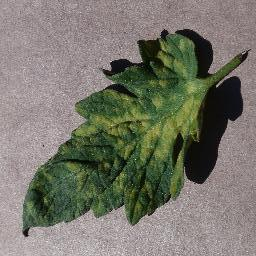
#> input picture archive/tomato/train/Tomato___Leaf_Mold/Tomato___Leaf_Mold_original_7e0d709c-7399-4cad-84d4-892854831ee7___Crnl_L.Mold 6694.JPG_5fb13b4f-a9e6-4514-949d-09586706e3c6.JPG, 256 x 256 px, given as the content of the folder archive/tomato/train/Tomato___Early_blight, which was not available
$ jupyter execute --allow-errors p3.ipynb   (older library calls are emulated)   (text cells are left out)
#> lines starting #> are read from the running program, lines starting #| are printed output that depends on the picture; after the words box and inside, x2 and y2 are one past the last pixel; in counts of white or black regions, pixels touching at a corner belong together; pictures that were not available may be replaced by others from this repository, and a replacement may not be noted
[cell 1]
import os
import cv2 as cv
import matplotlib.pyplot as plt
import numpy as np
import pandas as pd
from sklearn.model_selection import train_test_split, cross_val_predict
from sklearn.metrics import accuracy_score, classification_report
from skimage.feature import graycomatrix, graycoprops
from scipy.stats import entropy
from sklearn.ensemble import RandomForestClassifier
from sklearn.svm import SVC
from sklearn.neighbors import KNeighborsClassifier
from sklearn.metrics import accuracy_score, precision_score, recall_score, f1_score, confusion_matrix, classification_report
from sklearn.metrics import (confusion_matrix, ConfusionMatrixDisplay)
import seaborn as sns

[cell 2]
data = []
labels = []
file_name = []

path_dataset = "archive/tomato/train/"

target_classes = [
    "Tomato___Early_blight",
    "Tomato___Septoria_leaf_spot",
    "Tomato___healthy"
]

for sub_folder in target_classes:
    path_sub_folder = os.path.join(path_dataset, sub_folder)

    sub_folder_files = os.listdir(path_sub_folder)

    for i, filename in enumerate(sub_folder_files):
        img_path = os.path.join(path_sub_folder, filename)
        img = cv.imread(img_path)
#> img is the input picture: shape (256, 256, 3); mean B, G, R 106.6, 118.2, 119.1

        if img is not None:
            img = img.astype(np.uint8)

            data.append(img)
            labels.append(sub_folder)
            file_name.append(filename)

data = np.array(data, dtype=object)
labels = np.array(labels)

[cell 3]
def convolution(img, kernel):
    size = kernel.shape[0]
    pad_size = size // 2
    padded = np.pad(img, pad_size, mode='constant')
    canvas = np.zeros_like(img, dtype=np.float32)
    height, width = img.shape

    for i in range(height):
        for j in range(width):
            region = padded[i:i+size, j:j+size]
            canvas[i, j] = np.sum(region * kernel)

    return canvas

kernelSmoothing = np.array([
    [1/10, 1/10, 1/10],
    [1/10, 1/5,  1/10],
    [1/10, 1/10, 1/10]
], dtype=np.float32)

kernelSharpening = np.array([
    [ 0, -1,  0],
    [-1,  5, -1],
    [ 0, -1,  0]
], dtype=np.float32)

def edge(img, kernelx, kernely):
    gx = convolution(img, kernelx)
    gy = convolution(img, kernely)
    canvas = np.zeros_like(img, dtype=np.float32)
    canvas = np.abs(gx) + np.abs(gy)
    canvas = canvas * 255.0 / np.max(canvas)
    return np.clip(canvas, 0, 255).astype(np.uint8)

def gabung_tepi(*edges):
    gabungan = np.zeros_like(edges[0], dtype=np.float32)
    for e in edges:
        gabungan += e.astype(np.float32)
    gabungan = gabungan * 255.0 / np.max(gabungan)
    return np.clip(gabungan, 0, 255).astype(np.uint8)

sobelx = np.array([[-1, 0, 1],
                   [-2, 0, 2],
                   [-1, 0, 1]],dtype=np.float32)
sobely = np.array([[1, 2, 1],
                   [0, 0, 0],
                   [-1, -2, -1]], dtype=np.float32)

prewittx = np.array([[-1, 0, 1],
                      [-1, 0, 1],
                      [-1, 0, 1]], dtype=np.float32)
prewitty = np.array([[1, 1, 1],
                      [0, 0, 0],
                      [-1, -1, -1]], dtype=np.float32)

robertsx = np.array([[1, 0],
                     [0, -1]], dtype=np.float32)
robertsy = np.array([[0, 1],
                     [-1, 0]], dtype=np.float32)

[cell 4]
def filter(img, size, mode):
    height, width = img.shape
    pad = size // 2
    padded = np.pad(img, pad, mode='edge')
    canvas = np.zeros_like(img, dtype=np.uint8)

    match mode:
        case 'mean':
            area = size * size
            for i in range(height):
                for j in range(width):
                    region = padded[i:i+size, j:j+size]
                    canvas[i, j] = np.sum(region) // area

        case 'median':
            for i in range(height):
                for j in range(width):
                    region = padded[i:i+size, j:j+size]
                    region_flat = np.sort(region.ravel())
                    canvas[i, j] = region_flat[(size * size) // 2]

        case 'modus':
            for i in range(height):
                for j in range(width):
                    region = padded[i:i+size, j:j+size]
                    values = region.ravel()
                    count = {}
                    for val in values:
                        if val in count:
                            count[val] += 1
                        else:
                            count[val] = 1

                    max_count = 0
                    mode_val = 0
                    for val, freq in count.items():
                        if freq > max_count:
                            max_count = freq
                            mode_val = val

                    canvas[i, j] = mode_val

    return canvas

[cell 5]
def dilasi(image, kernel):
    height, width = image.shape
    k_height, k_width = kernel.shape
    center = k_height // 2
    hasil = np.zeros((height, width), dtype=np.uint8)

    for i in range(center, height - center):
        for j in range(center, width - center):
            if image[i, j] == 255:
                for k in range(k_height):
                    for l in range(k_width):
                        if kernel[k, l] == 1:
                            hasil[i + k - center, j + l - center] = 255
    return hasil

def erosi(image, kernel):
    height, width = image.shape
    k_height, k_width = kernel.shape
    center = k_height // 2
    hasil = np.zeros((height, width), dtype=np.uint8)

    for i in range(center, height - center):
        for j in range(center, width - center):
            cocok = True
            for k in range(k_height):
                for l in range(k_width):
                    if kernel[k, l] == 1 and image[i + k - center, j + l - center] == 0:
                        cocok = False
                        break
                if not cocok:
                    break
            if cocok:
                hasil[i, j] = 255
    return hasil

def gradient_morph(image, kernel):
    hasil_dilasi = dilasi(image, kernel)
    hasil_erosi = erosi(image, kernel)
    hasil_gradient = np.clip(hasil_dilasi.astype(np.int16) - hasil_erosi.astype(np.int16), 0, 255).astype(np.uint8)
    return hasil_gradient
data_p3 = []

kernel_3x3 = np.ones((3,3), dtype=np.uint8)

for idx in range(len(data)):
    img_bgr = data[idx].astype(np.uint8)

    img_hsv = cv.cvtColor(img_bgr, cv.COLOR_BGR2HSV)
    img_rgb = cv.cvtColor(img_bgr, cv.COLOR_BGR2RGB)

    tinggi, lebar = img_rgb.shape[:2]

    # =========================
    # TAHAP A: OUTLINE HSV
    # =========================
    mask_utuh = np.zeros((tinggi, lebar), dtype=np.uint8)

    for x in range(tinggi):
        for y in range(lebar):
            sat = img_hsv[x, y, 1]
            mask_utuh[x, y] = 255 if sat > 35 else 0

    mask_utuh_clean = filter(mask_utuh, 5, 'median')
    hasil_gradient = gradient_morph(mask_utuh_clean, kernel_3x3)

    # =========================
    # TAHAP B: REMOVE DISEASE
    # =========================
    mask_hapus_penyakit = np.zeros((tinggi, lebar), dtype=np.uint8)

    for x in range(tinggi):
        for y in range(lebar):
            r = int(img_rgb[x, y, 0])
            g = int(img_rgb[x, y, 1])
            b = int(img_rgb[x, y, 2])

            if (g > r + 10) and (g > b + 10):
                mask_hapus_penyakit[x, y] = 255

    mask_clean = filter(mask_hapus_penyakit, 5, 'median')

    daun_removed = np.zeros((tinggi, lebar, 3), dtype=np.uint8)

    for x in range(tinggi):
        for y in range(lebar):
            if mask_clean[x, y] == 255:
                daun_removed[x, y] = img_rgb[x, y]

    # =========================
    # TAHAP C: FINAL COMBINE
    # =========================
    gray = cv.cvtColor(daun_removed, cv.COLOR_RGB2GRAY)

    hasil_kombinasi = np.clip(
        gray.astype(np.int16) + hasil_gradient.astype(np.int16),
        0, 255
    ).astype(np.uint8)

    data_p3.append(hasil_kombinasi)
#> this loop made 3 passes
#> pass 1, in filter, `padded = np.pad(img, pad, mode='edge')`:
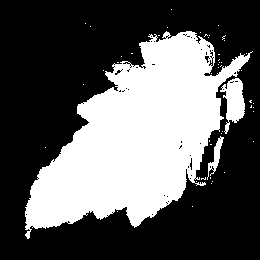
#> padded: shape (260, 260); 36.3% white; 49 white regions (46 under 20 px), largest, box (x1, y1, x2, y2) and area: (25, 31, 253, 239) 23471, (220, 78, 245, 134) 760, (207, 136, 224, 180) 230
#> pass 1, in gradient_morph, `hasil_dilasi = dilasi(image, kernel)`:
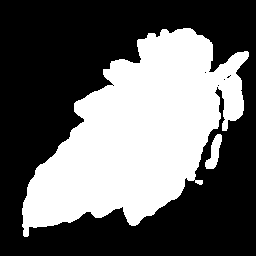
#> hasil_dilasi: shape (256, 256); 39.6% white; 2 white regions, box (x1, y1, x2, y2) and area: (22, 28, 249, 237) 25647, (205, 134, 222, 169) 309
#> after the loop:
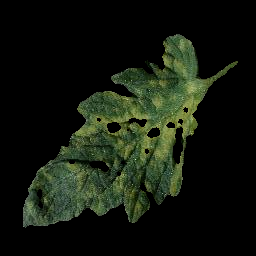
#> daun_removed: shape (256, 256, 3); mean R, G, B 19, 24.8, 14.3
#> after the loop:
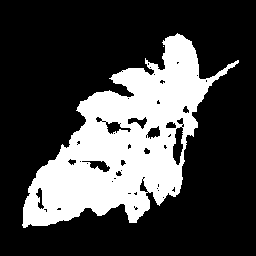
#> mask_hapus_penyakit: shape (256, 256); 27.3% white; 2 white regions (1 under 20 px), largest, box (x1, y1, x2, y2) and area: (22, 33, 239, 228) 17923
#> after the loop:
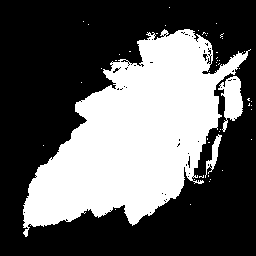
#> mask_utuh: shape (256, 256); 37.4% white; 49 white regions (46 under 20 px), largest, box (x1, y1, x2, y2) and area: (23, 29, 251, 237) 23471, (218, 76, 243, 132) 760, (205, 134, 222, 178) 230
#> after the loop:
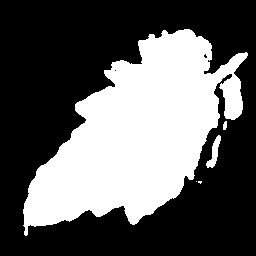
#> mask_utuh_clean: shape (256, 256); 37.4% white; 5 white regions (2 under 20 px), largest, box (x1, y1, x2, y2) and area: (23, 29, 248, 236) 24293, (206, 135, 221, 168) 207, (223, 121, 227, 130) 30
#> after the loop, data_p3 = 3 items

[cell 6]
for nama_kelas in target_classes:
    indeks_kelas = [i for i in range(len(labels)) if labels[i] == nama_kelas]

    fig, axes = plt.subplots(5, 10, figsize=(20, 10))
    judul_bersih = nama_kelas.replace("Tomato___", "").replace("_", " ")

    fig.suptitle(
        f"Sampling 50 Dataset Percobaan 3 (Edge + Morphology): {judul_bersih}",
        fontsize=24,
        fontweight='bold'
    )

    for i, ax in enumerate(axes.flat):
        if i < len(indeks_kelas):
            img_show = data_p3[indeks_kelas[i]]
            ax.imshow(img_show, cmap='gray')
        ax.axis('off')

    plt.tight_layout()
    plt.subplots_adjust(top=0.9)
    plt.show()
#> this loop made 3 passes
#> pass 2, `plt.show()`:
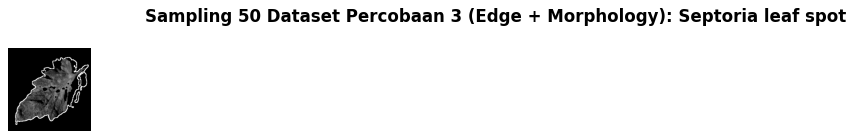
#> figure drawn by matplotlib, 1 panel

[cell 7]
# === 1. DEFINE FUNCTIONS SESUAI TEMPLATE ===
def glcm(image, derajat):
    if derajat == 0:
        angles = [0]
    elif derajat == 45:
        angles = [np.pi / 4]
    elif derajat == 90:
        angles = [np.pi / 2]
    elif derajat == 135:
        angles = [3 * np.pi / 4]
    else:
        raise ValueError("Invalid angle. It should be one of the following: 0, 45, 90, 135.")

    # --- PERBAIKAN DI SINI ---
    # Memaksa tipe data gambar menjadi uint8 agar skimage tidak error
    img_safe = image.astype(np.uint8)

    # Mengembalikan matrix glcm dari image
    glcm = graycomatrix(img_safe, [1], angles, 256, symmetric=True, normed=True)
    return glcm

def correlation(matriks):
    return graycoprops(matriks, 'correlation')[0, 0]

def dissimilarity(matriks):
    return graycoprops(matriks, 'dissimilarity')[0, 0]

def homogenity(matriks):
    return graycoprops(matriks, 'homogeneity')[0, 0]

def contrast(matriks):
    return graycoprops(matriks, 'contrast')[0, 0]

def ASM(matriks):
    return graycoprops(matriks, 'ASM')[0, 0]

def energy(matriks):
    return graycoprops(matriks, 'energy')[0, 0]

def entropyGlcm(matriks):
    return entropy(matriks.ravel())

# === 2. EXTRACT MATRIX GLCM UNTUK SETIAP DERAJAT ===
dataPreprocessed = data_p3  # Memetakan hasil preprocessing akhir lu ke template
#> dataPreprocessed = 3 items

Derajat0 = []
Derajat45 = []
Derajat90 = []
Derajat135 = []

for i in range(len(dataPreprocessed)):
    D0 = glcm(dataPreprocessed[i], 0)
    D45 = glcm(dataPreprocessed[i], 45)
    D90 = glcm(dataPreprocessed[i], 90)
    D135 = glcm(dataPreprocessed[i], 135)

    Derajat0.append(D0)
    Derajat45.append(D45)
    Derajat90.append(D90)
    Derajat135.append(D135)
#> this loop made 3 passes
#> pass 1, in glcm, `img_safe = image.astype(np.uint8)`:
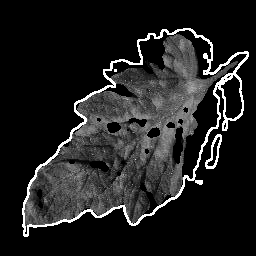
#> img_safe: shape (256, 256); min 0, max 255, mean 32.5
#> after the loop, Derajat0 = 3 items; Derajat135 = 3 items; Derajat45 = 3 items; Derajat90 = 3 items

# === 3. COPAS ARRAY PENAMPUNG DARI TEMPLATE ===
Kontras0, Kontras45, Kontras90, Kontras135 = [], [], [], []
dissimilarity0, dissimilarity45, dissimilarity90, dissimilarity135 = [], [], [], []
homogenity0, homogenity45, homogenity90, homogenity135 = [], [], [], []
entropy0, entropy45, entropy90, entropy135 = [], [], [], []
ASM0, ASM45, ASM90, ASM135 = [], [], [], []
energy0, energy45, energy90, energy135 = [], [], [], []
correlation0, correlation45, correlation90, correlation135 = [], [], [], []

# === 4. HITUNG PROPERTI TEKSTUR PER DERAJAT ===
for i in range(len(dataPreprocessed)):
    correlation0.append(correlation(Derajat0[i]))
    correlation45.append(correlation(Derajat45[i]))
    correlation90.append(correlation(Derajat90[i]))
    correlation135.append(correlation(Derajat135[i]))
#> after the loop, correlation0 = [0.789, 0.789, 0.789]; correlation135 = [0.76, 0.76, 0.76]; correlation45 = [0.681, 0.681, 0.681]; correlation90 = [0.817, 0.817, 0.817]

for i in range(len(dataPreprocessed)):
    Kontras0.append(contrast(Derajat0[i]))
    Kontras45.append(contrast(Derajat45[i]))
    Kontras90.append(contrast(Derajat90[i]))
    Kontras135.append(contrast(Derajat135[i]))
#> after the loop, Kontras0 = [1555.7, 1555.7, 1555.7]; Kontras135 = [1778.1, 1778.1, 1778.1]; Kontras45 = [2363.2, 2363.2, 2363.2]; Kontras90 = [1353.7, 1353.7, 1353.7]

for i in range(len(dataPreprocessed)):
    dissimilarity0.append(dissimilarity(Derajat0[i]))
    dissimilarity45.append(dissimilarity(Derajat45[i]))
    dissimilarity90.append(dissimilarity(Derajat90[i]))
    dissimilarity135.append(dissimilarity(Derajat135[i]))
#> after the loop, dissimilarity0 = [10.81, 10.81, 10.81]; dissimilarity135 = [12.3, 12.3, 12.3]; dissimilarity45 = [14.68, 14.68, 14.68]; dissimilarity90 = [9.92, 9.92, 9.92]

for i in range(len(dataPreprocessed)):
    homogenity0.append(homogenity(Derajat0[i]))
    homogenity45.append(homogenity(Derajat45[i]))
    homogenity90.append(homogenity(Derajat90[i]))
    homogenity135.append(homogenity(Derajat135[i]))
#> after the loop, homogenity0 = [0.716, 0.716, 0.716]; homogenity135 = [0.708, 0.708, 0.708]; homogenity45 = [0.699, 0.699, 0.699]; homogenity90 = [0.72, 0.72, 0.72]

for i in range(len(dataPreprocessed)):
    entropy0.append(entropyGlcm(Derajat0[i]))
    entropy45.append(entropyGlcm(Derajat45[i]))
    entropy90.append(entropyGlcm(Derajat90[i]))
    entropy135.append(entropyGlcm(Derajat135[i]))
#> after the loop, entropy0 = [3.37, 3.37, 3.37]; entropy135 = [3.42, 3.42, 3.42]; entropy45 = [3.45, 3.45, 3.45]; entropy90 = [3.35, 3.35, 3.35]

for i in range(len(dataPreprocessed)):
    ASM0.append(ASM(Derajat0[i]))
    ASM45.append(ASM(Derajat45[i]))
    ASM90.append(ASM(Derajat90[i]))
    ASM135.append(ASM(Derajat135[i]))
#> after the loop, ASM0 = [0.446, 0.446, 0.446]; ASM135 = [0.44, 0.44, 0.44]; ASM45 = [0.435, 0.435, 0.435]; ASM90 = [0.448, 0.448, 0.448]

for i in range(len(dataPreprocessed)):
    energy0.append(energy(Derajat0[i]))
    energy45.append(energy(Derajat45[i]))
    energy90.append(energy(Derajat90[i]))
    energy135.append(energy(Derajat135[i]))
#> after the loop, energy0 = [0.668, 0.668, 0.668]; energy135 = [0.663, 0.663, 0.663]; energy45 = [0.659, 0.659, 0.659]; energy90 = [0.669, 0.669, 0.669]

# === 5. WRITE THE EXTRACTION'S RESULTS TO CSV ===
dataTable = {
    'Filename': file_name,
    'Label': labels,
    'Contrast0': Kontras0, 'Contrast45': Kontras45, 'Contrast90': Kontras90, 'Contrast135': Kontras135,
    'Homogeneity0': homogenity0, 'Homogeneity45': homogenity45, 'Homogeneity90': homogenity90, 'Homogeneity135': homogenity135,
    'Dissimilarity0': dissimilarity0, 'Dissimilarity45': dissimilarity45, 'Dissimilarity90': dissimilarity90, 'Dissimilarity135': dissimilarity135,
    'Entropy0': entropy0, 'Entropy45': entropy45, 'Entropy90': entropy90, 'Entropy135': entropy135,
    'ASM0': ASM0, 'ASM45': ASM45, 'ASM90': ASM90, 'ASM135': ASM135,
    'Energy0': energy0, 'Energy45': energy45, 'Energy90': energy90, 'Energy135': energy135,
    'Correlation0': correlation0, 'Correlation45': correlation45, 'Correlation90': correlation90, 'Correlation135': correlation135,
}

df = pd.DataFrame(dataTable)
#> df = table of 3 rows and 30 columns
df.to_csv('hasil_ekstraksi_3.csv', index=False)

hasilEkstrak = pd.read_csv('hasil_ekstraksi_3.csv')
#> (reads hasil_ekstraksi_3.csv from the repository)
hasilEkstrak

[cell 8]
# Menghitung korelasi
correlation = hasilEkstrak.drop(columns=['Label','Filename']).corr()

# Menyaring fitur yang memiliki korelasi absolut lebih dari 0.95 dengan label
threshold = 0.95 # atur threshold ini untuk menentukan seberapa besar korelasi yang ingin disaring
selectionFeature = []
columns = np.full((correlation.shape[0],), True, dtype=bool)
for i in range(correlation.shape[0]):
	for j in range(i+1, correlation.shape[0]):
		if correlation.iloc[i,j] >= threshold:
			if columns[j]:
				columns[j] = False
select = hasilEkstrak.drop(columns=['Label','Filename']).columns[columns]
x_new = hasilEkstrak[select]
x_new
y = hasilEkstrak['Label']
plt.figure(figsize=(17,17))
sns.heatmap(x_new.corr(), annot=True, cmap='Blues', fmt=".2f")
plt.title('Heatmap Korelasi Fitur GLCM (Setelah Seleksi)', fontsize=16, fontweight='bold')
plt.show()
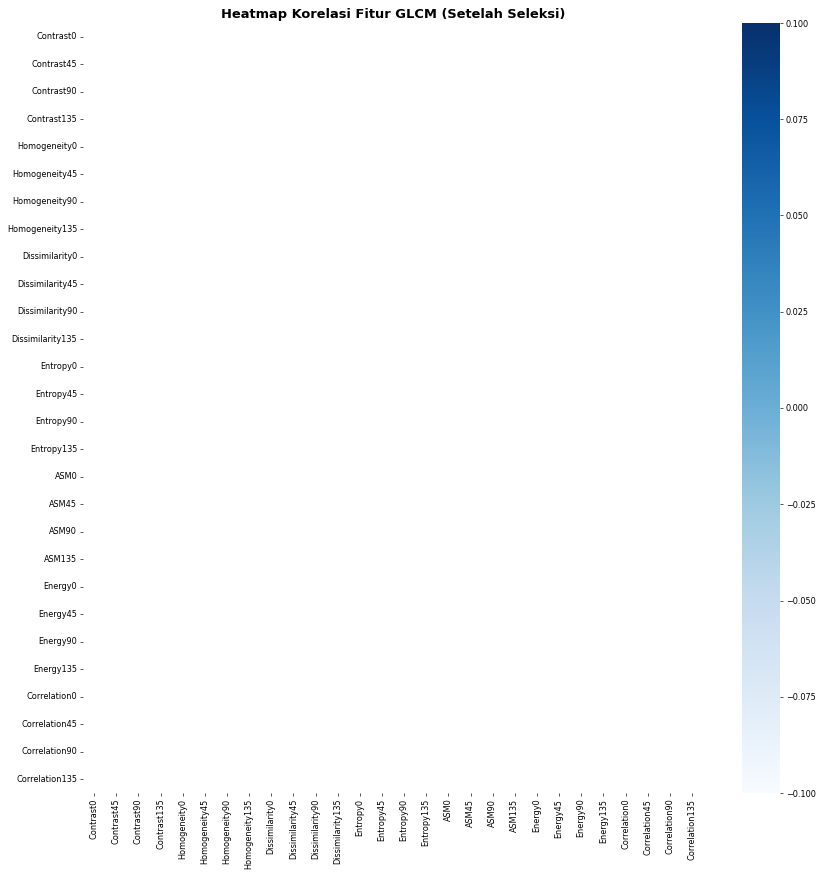
#> figure drawn by matplotlib, 2 panels

[cell 9]
# === 1. SPLITTING DATA ===
# ubah bagian test_size sesuai kebutuhan
# 0.3 = 30% data untuk testing (train/test 70/30)
# 0.2 = 20% data untuk testing (train/test 80/20)
X_train, X_test, y_train, y_test = train_test_split(x_new, y, test_size=0.2, random_state=42)
print(X_train.shape)
print(X_test.shape)

# === 2. FEATURE NORMALIZATION ===
# normalisasi mean std
X_test = (X_test - X_train.mean()) / X_train.std()
X_train = (X_train - X_train.mean()) / X_train.std()

[cell 10]
def generateClassificationReport(y_true, y_pred):
	print(classification_report(y_true, y_pred))
	print(confusion_matrix(y_true, y_pred))
	print('Accuracy:', accuracy_score(y_true, y_pred))

# Define classifiers
rf = RandomForestClassifier(
    n_estimators=200,
    max_depth=15,
    min_samples_split=5,
    min_samples_leaf=2,
    max_features='sqrt',
    random_state=42
)
svm = SVC(kernel='rbf', random_state=42)
knn = KNeighborsClassifier(n_neighbors=5)

[cell 11]
# === 1. TRAIN & EVALUATE RANDOM FOREST ===
print("==================================================")
print("              RANDOM FOREST CLASSIFIER            ")
print("==================================================")
rf.fit(X_train, y_train)

print("------Training Set------")
y_pred_train_rf = rf.predict(X_train)
generateClassificationReport(y_train, y_pred_train_rf)

print("\n------Testing Set------")
y_pred_test_rf = rf.predict(X_test)
generateClassificationReport(y_test, y_pred_test_rf)

[cell 12]
# === 2. TRAIN & EVALUATE SVM ===
print("\n==================================================")
print("                   SVM CLASSIFIER                 ")
print("==================================================")
#> (the rest of this cell did not finish here and is left out)

[cell 13]
# === 3. TRAIN & EVALUATE KNN ===
print("\n==================================================")
print("                   KNN CLASSIFIER                 ")
print("==================================================")
#> (the rest of this cell did not finish here and is left out)

[cell 14]
def plot_confusion_matrix(y_true, y_pred, title):
#> called with y_pred = array of shape (1,), title = 'Random Forest Confusion Matrix'
    cm = confusion_matrix(y_true, y_pred)
    disp = ConfusionMatrixDisplay(confusion_matrix=cm)
    disp.plot(cmap=plt.cm.Blues)
    plt.title(title)
    plt.show()
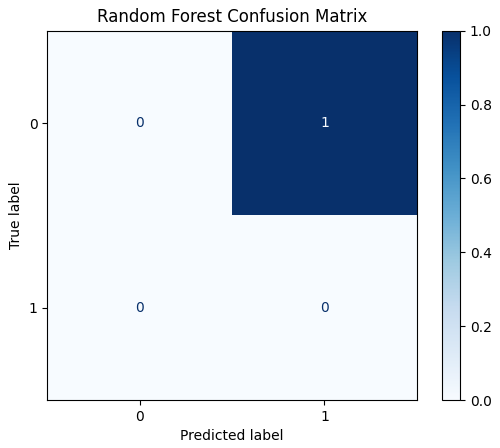
#> figure drawn by matplotlib, 2 panels

# Plot confusion matrix for Random Forest
plot_confusion_matrix(y_test, rf.predict(X_test), "Random Forest Confusion Matrix")
# Plot confusion matrix for SVM
#> (the rest of this cell did not finish here and is left out)
